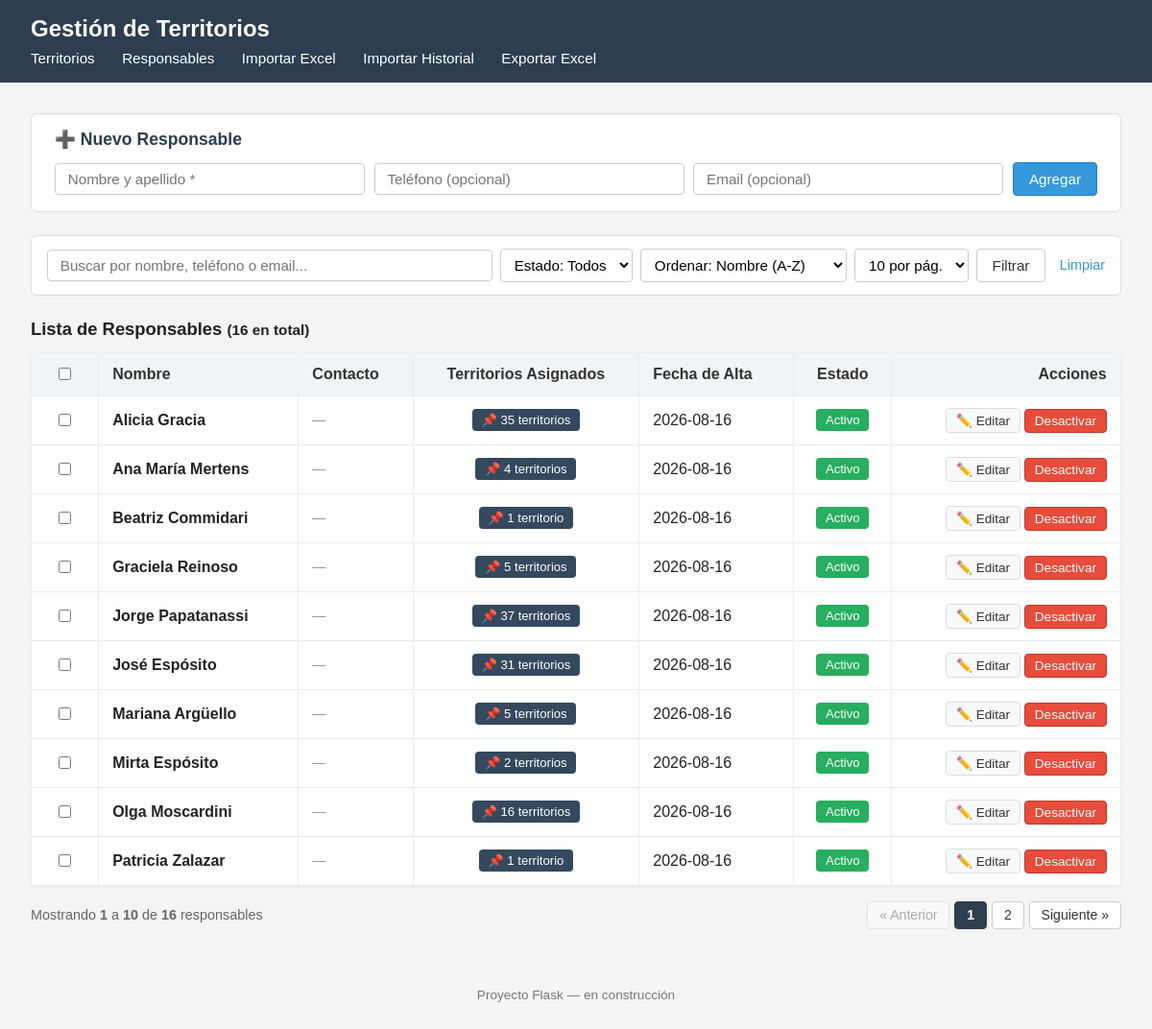
Screenshot of /responsables with the database file from the repository.
### tables this page shows
CREATE TABLE responsables (
    id INTEGER PRIMARY KEY AUTOINCREMENT,
    nombre TEXT NOT NULL,
    activo INTEGER DEFAULT 1 -- 1: activo, 0: inactivo
, telefono TEXT DEFAULT NULL, email TEXT DEFAULT NULL, fecha_alta TEXT DEFAULT NULL);

### app.py (the view, shortened to what this page needs)
@app.route("/responsables", methods=["GET", "POST"])
def responsables():
    conn = get_connection()
    q = request.args.get("q", "").strip()
    estado = request.args.get("estado", "").strip()
    orden = request.args.get("orden", "nombre_asc")
    try:
        page = max(1, int(request.args.get("page", 1)))
    except (ValueError, TypeError):
        page = 1
    per_page_raw = request.args.get("per_page", "10")
    if per_page_raw == "todos":
        per_page = 999999
    else:
        try:
            per_page = max(5, int(per_page_raw))
        except (ValueError, TypeError):
            per_page = 10
    sql = """
        SELECT
            r.id,
            r.nombre,
            r.activo,
            r.telefono,
            r.email,
            r.fecha_alta,
            (
                SELECT COUNT(*)
                FROM asignaciones a
                WHERE a.responsable_id = r.id AND a.fecha_finalizacion IS NULL
            ) AS territorios_asignados
        FROM responsables r
        WHERE 1=1
    """
    parametros = []
    if q:
        sql += " AND (r.nombre LIKE ? OR r.telefono LIKE ? OR r.email LIKE ?)"
        term = f"%{q}%"
        parametros.extend([term, term, term])
    if estado in ("0", "1"):
        sql += " AND r.activo = ?"
        parametros.append(int(estado))
    if orden == "nombre_desc":
        sql += " ORDER BY r.nombre COLLATE NOCASE DESC"
    elif orden == "territorios_desc":
        sql += " ORDER BY territorios_asignados DESC, r.nombre COLLATE NOCASE ASC"
    elif orden == "fecha_desc":
        sql += " ORDER BY (r.fecha_alta IS NULL), r.fecha_alta DESC, r.id DESC"
    elif orden == "fecha_asc":
        sql += " ORDER BY (r.fecha_alta IS NULL), r.fecha_alta ASC, r.id ASC"
    else:
        orden = "nombre_asc"
        sql += " ORDER BY r.activo DESC, r.nombre COLLATE NOCASE ASC"
    filas = conn.execute(sql, parametros).fetchall()
    conn.close()
    total_items = len(filas)
    total_pages = max(1, math.ceil(total_items / per_page)) if per_page_raw != "todos" else 1
    if page > total_pages:
        page = total_pages
    start_idx = (page - 1) * per_page
    end_idx = start_idx + per_page
    items_paginados = filas[start_idx:end_idx]
    start_item = (start_idx + 1) if total_items > 0 else 0
    end_item = min(end_idx, total_items)
    return render_template(
        "responsables.html",
        responsables=items_paginados,
        total_items=total_items,
        total_pages=total_pages,
        page=page,
        per_page=per_page_raw,
        start_item=start_item,
        end_item=end_item,
        q=q,
        estado=estado,
        orden=orden,
    )

### database.py (called while the page is built)
def get_connection():
    conn = sqlite3.connect(DATABASE)
    conn.row_factory = sqlite3.Row
    conn.execute("PRAGMA foreign_keys = ON")
    return conn

### templates/responsables.html (shortened to what this page needs)
{% extends "base.html" %}
{% block content %}
    <div class="panel-accion">
        <h3>➕ Nuevo Responsable</h3>
        <form method="post" action="{{ url_for('responsables') }}" class="form-nuevo-resp">
            <input type="text" name="nombre" placeholder="Nombre y apellido *" required>
            <input type="text" name="telefono" placeholder="Teléfono (opcional)">
            <input type="email" name="email" placeholder="Email (opcional)">
            <button type="submit" class="btn btn-primary">Agregar</button>
        </form>
    </div>
    <form method="GET" action="{{ url_for('responsables') }}" class="buscador buscador-responsables">
        <input
            type="text"
            name="q"
            placeholder="Buscar por nombre, teléfono o email..."
            value="{{ q }}"
            class="input-search"
        >
        <select name="estado">
            <option value="" {% if not estado %}selected{% endif %}>Estado: Todos</option>
        </select>
        <select name="orden">
            <option value="nombre_asc" {% if orden == 'nombre_asc' %}selected{% endif %}>Ordenar: Nombre (A-Z)</option>
        </select>
        <select name="per_page">
            <option value="10" {% if per_page == '10' %}selected{% endif %}>10 por pág.</option>
        </select>
        <button type="submit" class="btn">Filtrar</button>
        <a href="{{ url_for('responsables') }}" class="btn-link">Limpiar</a>
    </form>
    <div class="header-tabla-responsables">
        <h3>Lista de Responsables <small>({{ total_items }} en total)</small></h3>
    </div>
    {% if responsables|length == 0 %}
        <p class="sin-resultados">No se encontraron responsables con los filtros aplicados.</p>
    {% else %}
        <table class="tabla-responsables">
            <thead>
                <tr>
                    <th style="width: 40px; text-align: center;">
                        <input type="checkbox" id="check-todos" title="Seleccionar todos" onchange="toggleSelectTodos(this)">
                    </th>
                    <th>Nombre</th>
                    <th>Contacto</th>
                    <th style="text-align: center;">Territorios Asignados</th>
                    <th>Fecha de Alta</th>
                    <th style="text-align: center;">Estado</th>
                    <th style="text-align: right;">Acciones</th>
                </tr>
            </thead>
            <tbody>
                {% for r in responsables %}
                <tr id="fila-resp-{{ r.id }}" class="{{ 'fila-inactiva' if not r.activo else '' }}">
                    <td style="text-align: center;">
                        <input type="checkbox" class="check-responsable" value="{{ r.id }}" onchange="actualizarSeleccion()">
                    </td>
                    <td>
                        <strong>{{ r.nombre }}</strong>
                    </td>
                    <td>
                        <div class="datos-contacto">
                            {% if not r.telefono and not r.email %}
                                <span class="texto-apagado">—</span>
                            {% endif %}
                        </div>
                    </td>
                    <td style="text-align: center;">
                        {% if r.territorios_asignados > 0 %}
                            <a href="{{ url_for('index', responsable_id=r.id) }}" class="badge badge-territorios" title="Ver territorios de este responsable">
                                📌 {{ r.territorios_asignados }} territorio{{ 's' if r.territorios_asignados > 1 else '' }}
                            </a>
                        {% else %}
                            <span class="badge badge-libre">0 libres</span>
                        {% endif %}
                    </td>
                    <td>
                        {{ r.fecha_alta or "—" }}
                    </td>
                    <td style="text-align: center;">
                        <span class="badge {{ 'badge-disponible' if r.activo else 'badge-en-trabajo' }}">
                            {{ "Activo" if r.activo else "Inactivo" }}
                        </span>
                    </td>
                    <td style="text-align: right; white-space: nowrap;">
                        <button
                            type="button"
                            class="btn btn-sm btn-icon"
                            title="Editar responsable"
                            onclick="abrirModalEditar({{ r.id }}, '{{ r.nombre|escape }}', '{{ r.telefono or '' }}', '{{ r.email or '' }}')"
                        >
                            ✏️ Editar
                        </button>
                        {% if r.activo %}
                            <form
                                method="post"
                                action="{{ url_for('responsable_desactivar', responsable_id=r.id, q=q, estado=estado, orden=orden, page=page, per_page=per_page) }}"
                                style="display:inline;"
                                onsubmit="return confirmarAccion('¿Estás seguro de que deseas desactivar a {{ r.nombre }}?');"
                            >
                                <button type="submit" class="btn btn-sm btn-danger">Desactivar</button>
                            </form>
                        {% endif %}
                    </td>
                </tr>
                {% endfor %}
            </tbody>
        </table>
        <div class="paginacion-container">
            <div class="paginacion-info">
                Mostrando <strong>{{ start_item }}</strong> a <strong>{{ end_item }}</strong> de <strong>{{ total_items }}</strong> responsables
            </div>
            {% if total_pages > 1 %}
                <div class="paginacion-controles">
                    {% if page > 1 %}
                        <a href="{{ url_for('responsables', q=q, estado=estado, orden=orden, per_page=per_page, page=page-1) }}" class="btn-pag">« Anterior</a>
                    {% else %}
                        <span class="btn-pag disabled">« Anterior</span>
                    {% endif %}
                    {% for p in range(1, total_pages + 1) %}
                        {% if p == page %}
                            <span class="btn-pag active">{{ p }}</span>
                        {% elif p <= 3 or p >= total_pages - 2 or (p >= page - 1 and p <= page + 1) %}
                            <a href="{{ url_for('responsables', q=q, estado=estado, orden=orden, per_page=per_page, page=p) }}" class="btn-pag">{{ p }}</a>
                        {% elif p == 4 or p == total_pages - 3 %}
                            <span class="btn-pag-ellipsis">...</span>
                        {% endif %}
                    {% endfor %}
                    {% if page < total_pages %}
                        <a href="{{ url_for('responsables', q=q, estado=estado, orden=orden, per_page=per_page, page=page+1) }}" class="btn-pag">Siguiente »</a>
                    {% else %}
                        <span class="btn-pag disabled">Siguiente »</span>
                    {% endif %}
                </div>
            {% endif %}
        </div>
    {% endif %}
{% endblock %}

### templates/base.html (shortened to what this page needs)
<!DOCTYPE html>
<html lang="es">
<head>
    <link rel="stylesheet" href="{{ url_for('static', filename='css/style.css') }}">
</head>
<body>
    <header>
        <h1>Gestión de Territorios</h1>
        <nav>
            <a href="{{ url_for('index') }}">Territorios</a>
            <a href="{{ url_for('responsables') }}">Responsables</a>
            <a href="{{ url_for('importar_excel_view') }}">Importar Excel</a>
            <a href="{{ url_for('importar_historial_view') }}">Importar Historial</a>
            <a href="{{ url_for('exportar_excel') }}">Exportar Excel</a>
        </nav>
    </header>
    <main>
        {% block content %}
        {% endblock %}
    </main>
    <footer>
        <p>Proyecto Flask &mdash; en construcción</p>
    </footer>
</body>
</html>

### static/css/style.css (style rules this page uses)
body { font-family: Arial, Helvetica, sans-serif; margin: 0; background-color: #f4f4f4; color: #222; }
header { background-color: #2c3e50; color: white; padding: 1rem 2rem; }
header h1 { margin: 0; font-size: 1.5rem; }
main { padding: 2rem; max-width: 1200px; margin: 0 auto; }
footer { padding: 1rem 2rem; color: #777; font-size: 0.85rem; text-align: center; }
nav { margin-top: 0.5rem; }
nav a { color: white; text-decoration: none; margin-right: 1.5rem; font-size: 0.95rem; transition: opacity 0.2s ease; }
.btn { display: inline-flex; align-items: center; justify-content: center; gap: 0.3rem; padding: 0.5rem 1rem; font-size: 0.95rem; border-radius: 4px; border: 1px solid #ccc; background-color: #fff; color: #333; cursor: pointer; text-decoration: none; transition: all 0.15s ease-in-out; }
.btn-primary { background-color: #3498db; border-color: #2980b9; color: white; }
.btn-danger { background-color: #e74c3c; border-color: #c0392b; color: white; }
.btn-sm { padding: 0.25rem 0.6rem; font-size: 0.85rem; }
.btn-icon { background-color: #f8f9fa; border-color: #dcdcdc; }
.btn-link { color: #3498db; text-decoration: none; font-size: 0.9rem; margin-left: 0.4rem; }
.buscador { margin-bottom: 1.5rem; display: flex; align-items: center; gap: 0.5rem; flex-wrap: wrap; background-color: white; padding: 0.8rem 1rem; border-radius: 6px; border: 1px solid #ddd; }
.buscador select { padding: 0.45rem 0.6rem; font-size: 0.95rem; border: 1px solid #ccc; border-radius: 4px; background-color: #fff; }
.buscador input[type="text"] { padding: 0.45rem 0.8rem; font-size: 0.95rem; border: 1px solid #ccc; border-radius: 4px; width: 260px; }
.buscador input.input-search { flex-grow: 1; min-width: 220px; }
.panel-accion { background-color: white; border: 1px solid #ddd; border-radius: 6px; padding: 1rem 1.5rem; margin-bottom: 1.5rem; }
.panel-accion h3 { margin-top: 0; margin-bottom: 0.8rem; font-size: 1.1rem; color: #2c3e50; }
.form-nuevo-resp { display: flex; gap: 0.6rem; align-items: center; flex-wrap: wrap; }
.form-nuevo-resp input { padding: 0.45rem 0.8rem; font-size: 0.95rem; border: 1px solid #ccc; border-radius: 4px; flex: 1 1 200px; }
table { border-collapse: collapse; width: 100%; background-color: white; border-radius: 6px; overflow: hidden; box-shadow: 0 1px 3px rgba(0,0,0,0.05); }
th, td { border: 1px solid #e9ecef; padding: 0.75rem 0.9rem; text-align: left; }
th { background-color: #f1f4f6; font-weight: 600; color: #333; }
.badge { display: inline-block; padding: 0.25rem 0.6rem; border-radius: 4px; font-size: 0.82rem; font-weight: 500; color: white; text-decoration: none; }
.badge-disponible { background-color: #27ae60; }
.badge-territorios { background-color: #34495e; transition: background-color 0.2s; }
.datos-contacto { font-size: 0.88rem; line-height: 1.4; }
.texto-apagado { color: #999; }
.header-tabla-responsables { display: flex; justify-content: space-between; align-items: center; margin-bottom: 0.8rem; flex-wrap: wrap; gap: 0.5rem; }
.header-tabla-responsables h3 { margin: 0; font-size: 1.15rem; }
.paginacion-container { display: flex; justify-content: space-between; align-items: center; margin-top: 1rem; flex-wrap: wrap; gap: 1rem; }
.paginacion-info { font-size: 0.9rem; color: #666; }
.paginacion-controles { display: flex; gap: 0.3rem; align-items: center; }
.btn-pag { padding: 0.35rem 0.75rem; border: 1px solid #ccc; background-color: #fff; color: #333; text-decoration: none; border-radius: 4px; font-size: 0.88rem; transition: all 0.15s ease; }
.btn-pag.active { background-color: #2c3e50; border-color: #2c3e50; color: white; font-weight: bold; cursor: default; }
.btn-pag.disabled { color: #aaa; border-color: #e0e0e0; background-color: #f8f9fa; cursor: not-allowed; }

### rows the page displays
responsables: nombre "Alicia Gracia", territorios_asignados "35", territorios_asignados "s", fecha_alta "2026-08-16", activo "Activo"
responsables: nombre "Ana María Mertens", territorios_asignados "4", territorios_asignados "s", fecha_alta "2026-08-16", activo "Activo"
responsables: nombre "Beatriz Commidari", territorios_asignados "1", fecha_alta "2026-08-16", activo "Activo"
responsables: nombre "Graciela Reinoso", territorios_asignados "5", territorios_asignados "s", fecha_alta "2026-08-16", activo "Activo"
responsables: nombre "Jorge Papatanassi", territorios_asignados "37", territorios_asignados "s", fecha_alta "2026-08-16", activo "Activo"
responsables: nombre "José Espósito", territorios_asignados "31", territorios_asignados "s", fecha_alta "2026-08-16", activo "Activo"
responsables: nombre "Mariana Argüello", territorios_asignados "5", territorios_asignados "s", fecha_alta "2026-08-16", activo "Activo"
responsables: nombre "Mirta Espósito", territorios_asignados "2", territorios_asignados "s", fecha_alta "2026-08-16", activo "Activo"
responsables: nombre "Olga Moscardini", territorios_asignados "16", territorios_asignados "s", fecha_alta "2026-08-16", activo "Activo"
responsables: nombre "Patricia Zalazar", territorios_asignados "1", fecha_alta "2026-08-16", activo "Activo"

### other values shown
{{ total_items }} "16"
{{ start_item }} "1"
{{ end_item }} "10"
{{ p }} "1"
{{ p }} "2"
